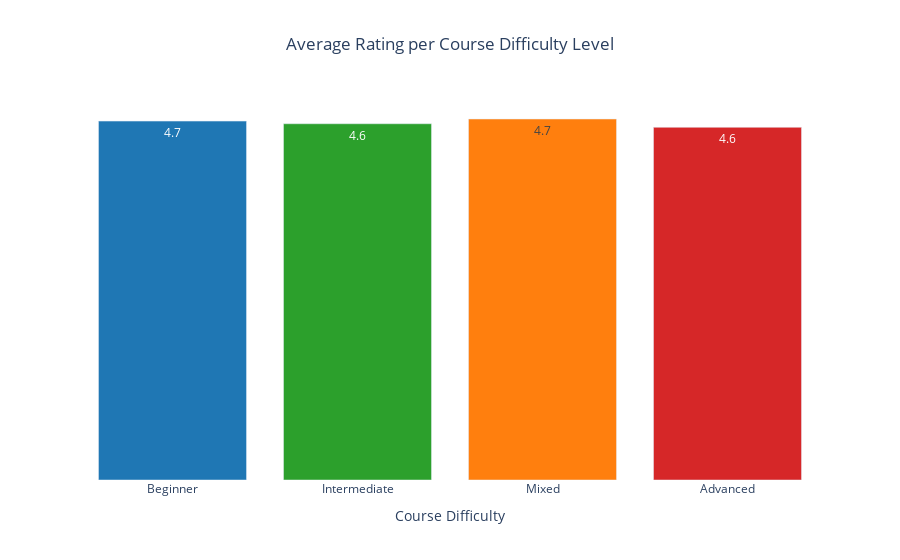

This figure's notebook cell:
### Markdown cell above
#### Average Rating per Difficulty Level

### Code cell
average_rating_by_difficulty = df.groupby("course_difficulty")["course_rating"].mean()

fig = px.bar(
    average_rating_by_difficulty.reset_index(),
    x="course_difficulty",
    y="course_rating",
    color="course_difficulty",
    color_discrete_map=color_mapping,
    hover_data={"course_difficulty": False, "course_rating": False},
    category_orders={
        "course_difficulty": ["Beginner", "Intermediate", "Mixed", "Advanced"]
    },
    labels={
        "course_difficulty": "Course Difficulty",
        "course_rating": "Average Rating",
    },
    title="Average Rating per Course Difficulty Level",
    text_auto=True,
)

fig.update_layout(
    title_x=0.5,
    plot_bgcolor="white",
    showlegend=False,
    yaxis=dict(showgrid=False, visible=False),
)
fig.update_traces(texttemplate="%{y:.1f}", hoverinfo="skip", hovertemplate=None)
fig.show()

### Figure 1 — Plotly figure (JSON) as saved in the notebook; plotly's stock layout.template omitted (floating-point values rounded to 4 significant figures)
{"data": [{"alignmentgroup": "True", "hoverinfo": "skip", "legendgroup": "Beginner", "marker": {"color": "#1f77b4", "pattern": {"shape": ""}}, "name": "Beginner", "offsetgroup": "Beginner", "orientation": "v", "showlegend": true, "textposition": "auto", "texttemplate": "%{y:.1f}", "type": "bar", "x": ["Beginner"], "xaxis": "x", "y": [4.681], "yaxis": "y"}, {"alignmentgroup": "True", "hoverinfo": "skip", "legendgroup": "Intermediate", "marker": {"color": "#2ca02c", "pattern": {"shape": ""}}, "name": "Intermediate", "offsetgroup": "Intermediate", "orientation": "v", "showlegend": true, "textposition": "auto", "texttemplate": "%{y:.1f}", "type": "bar", "x": ["Intermediate"], "xaxis": "x", "y": [4.646], "yaxis": "y"}, {"alignmentgroup": "True", "hoverinfo": "skip", "legendgroup": "Mixed", "marker": {"color": "#ff7f0e", "pattern": {"shape": ""}}, "name": "Mixed", "offsetgroup": "Mixed", "orientation": "v", "showlegend": true, "textposition": "auto", "texttemplate": "%{y:.1f}", "type": "bar", "x": ["Mixed"], "xaxis": "x", "y": [4.709], "yaxis": "y"}, {"alignmentgroup": "True", "hoverinfo": "skip", "legendgroup": "Advanced", "marker": {"color": "#d62728", "pattern": {"shape": ""}}, "name": "Advanced", "offsetgroup": "Advanced", "orientation": "v", "showlegend": true, "textposition": "auto", "texttemplate": "%{y:.1f}", "type": "bar", "x": ["Advanced"], "xaxis": "x", "y": [4.6], "yaxis": "y"}], "layout": {"barmode": "relative", "legend": {"title": {"text": "Course Difficulty"}, "tracegroupgap": 0}, "plot_bgcolor": "white", "showlegend": false, "title": {"text": "Average Rating per Course Difficulty Level", "x": 0.5}, "xaxis": {"anchor": "y", "categoryarray": ["Beginner", "Intermediate", "Mixed", "Advanced"], "categoryorder": "array", "domain": [0, 1], "title": {"text": "Course Difficulty"}}, "yaxis": {"anchor": "x", "domain": [0, 1], "showgrid": false, "title": {"text": "Average Rating"}, "visible": false}}}
